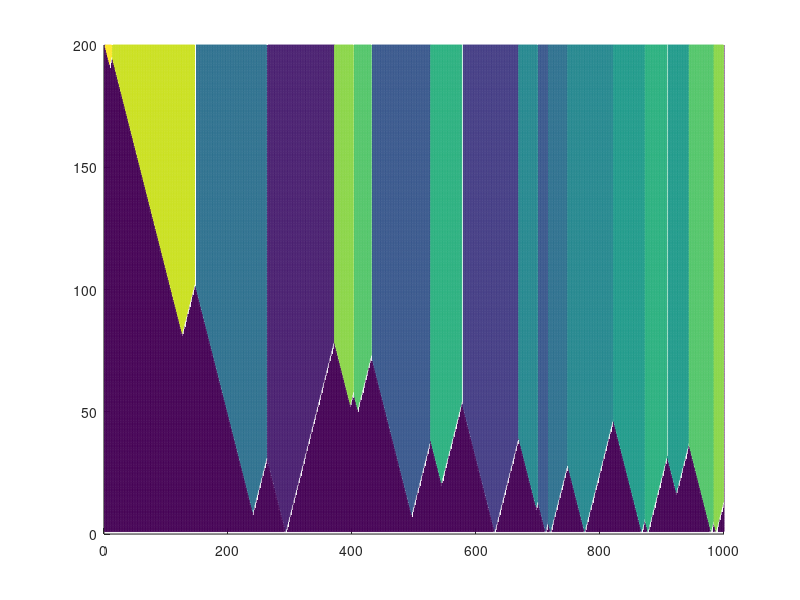

Source code (MATLAB):
% CA for 1D with probablistic nucleation and multiple grains with
% continuous nucleation

clear all
clc

n = 1000;
steps = 200;
p_nucl = 0.01;

cell = zeros(n,1);
cell1 = zeros(n,1);

grain = zeros(steps,n);

r = rand(n,1);
r1 = n*r + 1;

n1 = n - n*p_nucl;

k = 0;
k1 = 2;

for i = 1:n
      
    if r1(i,1) >= n1
        
        k = k + 1;
        
        cell(i,1) = 1;
               
        grain(1,i) = k;
        
    end 
    
end

mesh(grain);
view(2);
pause(0);

for i = 2:steps
       
    for j = 2:n-1
        
        left = cell(j-1,1);
        center = cell(j,1);
        right = cell(j+1,1);
        
        if (center == 1) 
            
            cell1(j,1) = 1;
            
            grain(i,j) = grain(i-1,j);        
        
        elseif (left == 0) && (right == 0)
            
            cell1(j,1) = 0;
            
            grain(i,j) = 0;
                       
        elseif (left == 1) 
            
            cell1(j,1) = 1;        
            
            grain(i,j) = grain(i-1,j-1);
            
        elseif (right == 1)
            
            cell1(j,1) = 1;
            
            grain(i,j) = grain(i-1,j+1);    
      
        end
             
    end
    
    for z = 1:n
    
        if cell(z,1) == 0
        
           z1 = rand();
        
           if z1 <= 0.0001
                        
              cell1(z,1) = 1;
            
              k1 = k1 + 1;
            
              grain(i,z) = k1;
            
           end
        
        end
    
    end
    
    cell = cell1;
   
mesh(grain);
view(2);
pause(0); 
end